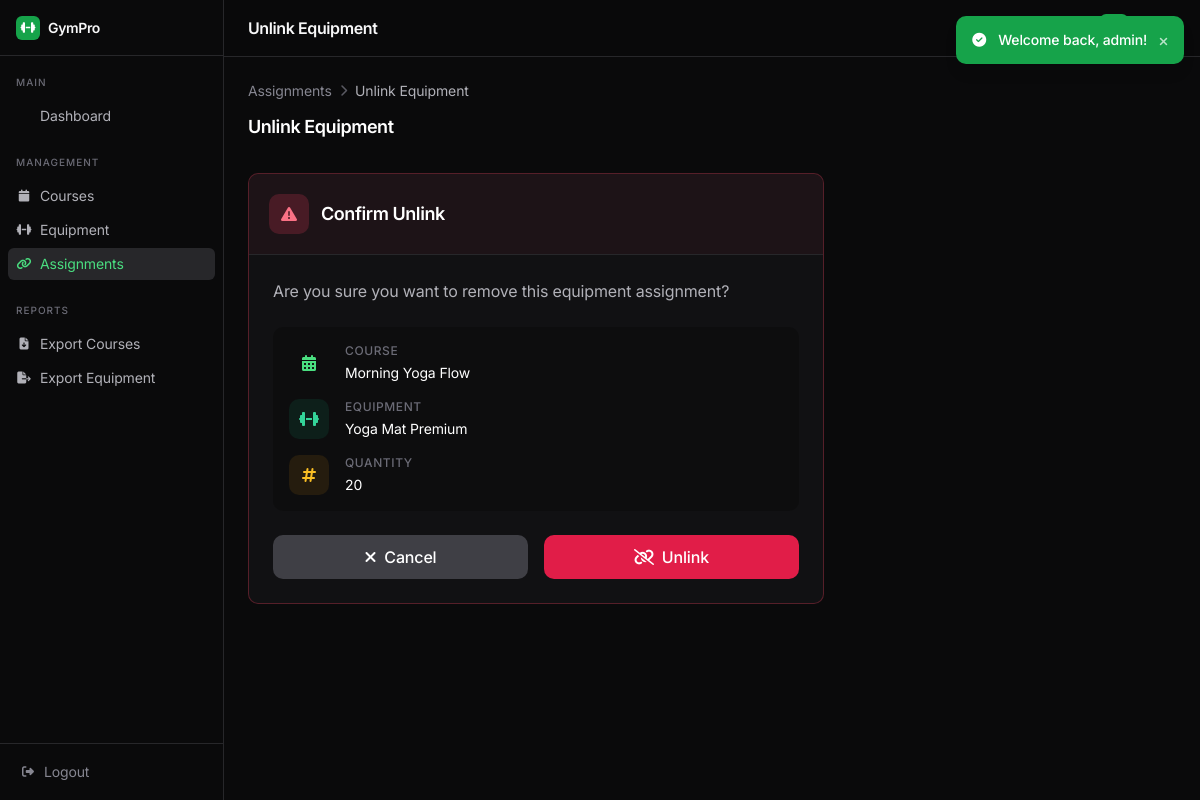
Page /course-equipment/unlink.php?course_id=1&equipment_id=1 (signed in) on the committed database.
### tables this page shows
CREATE TABLE course_equipment (
    id INT AUTO_INCREMENT PRIMARY KEY,
    course_id INT NOT NULL,
    equipment_id INT NOT NULL,
    quantity_needed INT NOT NULL DEFAULT 1,
    assigned_by INT DEFAULT NULL,
    assigned_at TIMESTAMP DEFAULT CURRENT_TIMESTAMP,
    FOREIGN KEY (course_id) REFERENCES courses(id) ON DELETE CASCADE,
    FOREIGN KEY (equipment_id) REFERENCES equipment(id) ON DELETE CASCADE,
    FOREIGN KEY (assigned_by) REFERENCES users(id) ON DELETE SET NULL,
    UNIQUE KEY unique_course_equipment (course_id, equipment_id),
    INDEX idx_course (course_id),
    INDEX idx_equipment (equipment_id)
);

CREATE TABLE courses (
    id INT AUTO_INCREMENT PRIMARY KEY,
    name VARCHAR(100) NOT NULL,
    description TEXT,
    category ENUM('Yoga', 'Cardio', 'Strength', 'Pilates', 'Combat', 'CrossFit', 'Dance', 'Aquatic', 'Wellness') NOT NULL,
    course_date DATE NOT NULL,
    start_time TIME NOT NULL,
    duration_minutes INT NOT NULL DEFAULT 60,
    max_participants INT NOT NULL DEFAULT 20,
    current_participants INT NOT NULL DEFAULT 0,
    instructor_name VARCHAR(100) NOT NULL,
    location VARCHAR(100),
    status ENUM('scheduled', 'in_progress', 'completed', 'cancelled') DEFAULT 'scheduled',
    created_at TIMESTAMP DEFAULT CURRENT_TIMESTAMP,
    updated_at TIMESTAMP DEFAULT CURRENT_TIMESTAMP ON UPDATE CURRENT_TIMESTAMP,
    INDEX idx_category (category),
    INDEX idx_status (status),
    INDEX idx_date (course_date),
    INDEX idx_instructor (instructor_name)
);

CREATE TABLE equipment (
    id INT AUTO_INCREMENT PRIMARY KEY,
    name VARCHAR(100) NOT NULL,
    type ENUM('Yoga', 'Weights', 'Cardio', 'Combat', 'Accessories', 'Strength', 'Recovery', 'Functional', 'Pilates') NOT NULL,
    brand VARCHAR(100),
    model VARCHAR(100),
    quantity INT NOT NULL DEFAULT 1,
    available_quantity INT NOT NULL DEFAULT 1,
    equipment_condition ENUM('excellent', 'good', 'fair', 'poor', 'needs_repair') DEFAULT 'good',
    location VARCHAR(100),
    purchase_date DATE,
    purchase_price DECIMAL(10,2),
    last_maintenance DATE,
    next_maintenance DATE,
    notes TEXT,
    is_active BOOLEAN DEFAULT TRUE,
    created_at TIMESTAMP DEFAULT CURRENT_TIMESTAMP,
    updated_at TIMESTAMP DEFAULT CURRENT_TIMESTAMP ON UPDATE CURRENT_TIMESTAMP,
    INDEX idx_type (type),
    INDEX idx_condition (equipment_condition),
    INDEX idx_active (is_active)
);

### includes/functions.php (called while the page is built, shortened)
<?php
require_once __DIR__ . '/db.php';
function e(?string $value): string
{
    return htmlspecialchars($value ?? '', ENT_QUOTES, 'UTF-8');
}
function url(string $path = '', array $params = []): string
{
    $url = BASE_URL . '/' . ltrim($path, '/');
    return $url;
}

### includes/course_equipment/functions.php (called while the page is built, shortened)
<?php
require_once dirname(__DIR__) . '/db.php';
require_once dirname(__DIR__) . '/functions.php';
function getAssignmentDetails(int $courseId, int $equipmentId): ?array
{
    $query = "SELECT ce.*,
                c.name as course_name, c.category, c.course_date, c.status as course_status,
                e.name as equipment_name, e.type as equipment_type, e.quantity as equipment_quantity
              FROM course_equipment ce
              INNER JOIN courses c ON ce.course_id = c.id
              INNER JOIN equipment e ON ce.equipment_id = e.id
              WHERE ce.course_id = ? AND ce.equipment_id = ?";
    return dbSelectOne($query, [$courseId, $equipmentId], 'ii');
}

### includes/db.php (called while the page is built, shortened)
<?php
function getDbConnection(): ?mysqli
{
    static $conn = null;
    if ($conn === null) {
        try {
            $conn = new mysqli(
                DB_HOST,
                DB_USERNAME,
                DB_PASSWORD,
                DB_DATABASE,
                (int) DB_PORT
            );
            $conn->set_charset(DB_CHARSET);
            $conn->query("SET SESSION sql_mode = 'STRICT_TRANS_TABLES,NO_ZERO_DATE,NO_ZERO_IN_DATE,ERROR_FOR_DIVISION_BY_ZERO,NO_ENGINE_SUBSTITUTION'");
        } catch (mysqli_sql_exception $e) {
            if (APP_DEBUG) {
                die("Database Connection Error: " . $e->getMessage());
            } else {
                error_log("Database Connection Error: " . $e->getMessage());
                die("Database connection failed. Please try again later.");
            }
        }
    }
    return $conn;
}
function dbSelect(string $query, array $params = [], string $types = ''): array
{
    $conn = getDbConnection();
    $results = [];
    try {
        $stmt = $conn->prepare($query);
        if (!empty($params)) {
            $stmt->bind_param($types, ...$params);
        }
        $stmt->execute();
        $result = $stmt->get_result();
        while ($row = $result->fetch_assoc()) {
            $results[] = $row;
        }
    } catch (mysqli_sql_exception $e) {
        error_log("Database Query Error: " . $e->getMessage());
        if (APP_DEBUG) {
            throw $e;
        }
    }
    return $results;
}
function dbSelectOne(string $query, array $params = [], string $types = ''): ?array
{
    $results = dbSelect($query, $params, $types);
    return $results[0] ?? null;
}

### public/course-equipment/unlink.php (the view, shortened to what this page needs)
<?php
require_once __DIR__ . '/../../includes/course_equipment/functions.php';
$courseId = isset($_GET['course_id']) ? (int) $_GET['course_id'] : 0;
$equipmentId = isset($_GET['equipment_id']) ? (int) $_GET['equipment_id'] : 0;
$assignment = getAssignmentDetails($courseId, $equipmentId);
require_once __DIR__ . '/../../includes/header.php';
?>
<div class="mb-8">
    <nav class="flex items-center gap-2 text-sm text-dark-400 mb-3">
        <a href="<?php echo url('/course-equipment/'); ?>" class="hover:text-cyan-400 transition-colors">Assignments</a>
        <i class="fas fa-chevron-right text-xs text-dark-600"></i>
        <span class="text-dark-300">Unlink Equipment</span>
    </nav>
    <h1 class="text-lg font-semibold tracking-tight text-white">Unlink Equipment</h1>
</div>
<div class="max-w-xl">
    <div class="bg-dark-950 backdrop-blur-sm rounded-lg border border-rose-500/30 overflow-hidden">
        <div class="flex items-center gap-3 p-5 border-b border-dark-900 bg-rose-500/5">
            <div class="w-10 h-10 rounded-lg bg-rose-500/20 flex items-center justify-center">
                <i class="fas fa-exclamation-triangle text-rose-400"></i>
            </div>
            <h2 class="text-lg font-semibold text-white">Confirm Unlink</h2>
        </div>
        <div class="p-6">
            <p class="text-dark-300 mb-6">Are you sure you want to remove this equipment assignment?</p>
            <div class="bg-dark-975/50 rounded-lg p-4 mb-6 space-y-4">
                <div class="flex items-center gap-4">
                    <div class="w-10 h-10 rounded-lg bg-accent-500/10 flex items-center justify-center">
                        <i class="fas fa-calendar-alt text-mint-400"></i>
                    </div>
                    <div>
                        <p class="text-xs font-medium text-dark-500 uppercase tracking-wider mb-1">Course</p>
                        <p class="text-sm text-white"><?php echo e($assignment['course_name'] ?? 'Unknown Course'); ?></p>
                    </div>
                </div>
                <div class="flex items-center gap-4">
                    <div class="w-10 h-10 rounded-lg bg-emerald-500/10 flex items-center justify-center">
                        <i class="fas fa-dumbbell text-emerald-400"></i>
                    </div>
                    <div>
                        <p class="text-xs font-medium text-dark-500 uppercase tracking-wider mb-1">Equipment</p>
                        <p class="text-sm text-white"><?php echo e($assignment['equipment_name'] ?? 'Unknown Equipment'); ?></p>
                    </div>
                </div>
                <div class="flex items-center gap-4">
                    <div class="w-10 h-10 rounded-lg bg-amber-500/10 flex items-center justify-center">
                        <i class="fas fa-hashtag text-amber-400"></i>
                    </div>
                    <div>
                        <p class="text-xs font-medium text-dark-500 uppercase tracking-wider mb-1">Quantity</p>
                        <p class="text-sm text-white"><?php echo $assignment['quantity_needed'] ?? 0; ?></p>
                    </div>
                </div>
            </div>
            <form action="" method="POST">
                <div class="flex gap-4">
                    <a href="<?php echo url('/course-equipment/'); ?>" class="flex-1 inline-flex items-center justify-center gap-2 px-5 py-2.5 bg-dark-800 hover:bg-dark-600 text-white font-medium rounded-lg transition-colors">
                        <i class="fas fa-times"></i> Cancel
                    </a>
                    <button type="submit" class="flex-1 inline-flex items-center justify-center gap-2 px-5 py-2.5 bg-rose-600 hover:bg-rose-500 text-white font-medium rounded-lg transition-colors">
                        <i class="fas fa-unlink"></i> Unlink
                    </button>
                </div>
            </form>
        </div>
    </div>
</div>
<?php require_once __DIR__ . '/../../includes/footer.php'; ?>

### includes/header.php (style rules this page uses)
* { letter-spacing: -0.01em; }
body { background: #0a0a0b; color: #ececee; font-feature-settings: 'cv02', 'cv03', 'cv04', 'cv11'; }
h1, h2, h3, h4, h5, h6 { letter-spacing: -0.025em; font-weight: 600; }

### rows in the picture
course_equipment: course.name "Morning Yoga Flow", equipment.name "Yoga Mat Premium", quantity_needed "20"

### other values in the picture
$pageTitle "Unlink Equipment"
$msg['message'] "Welcome back, admin!"
